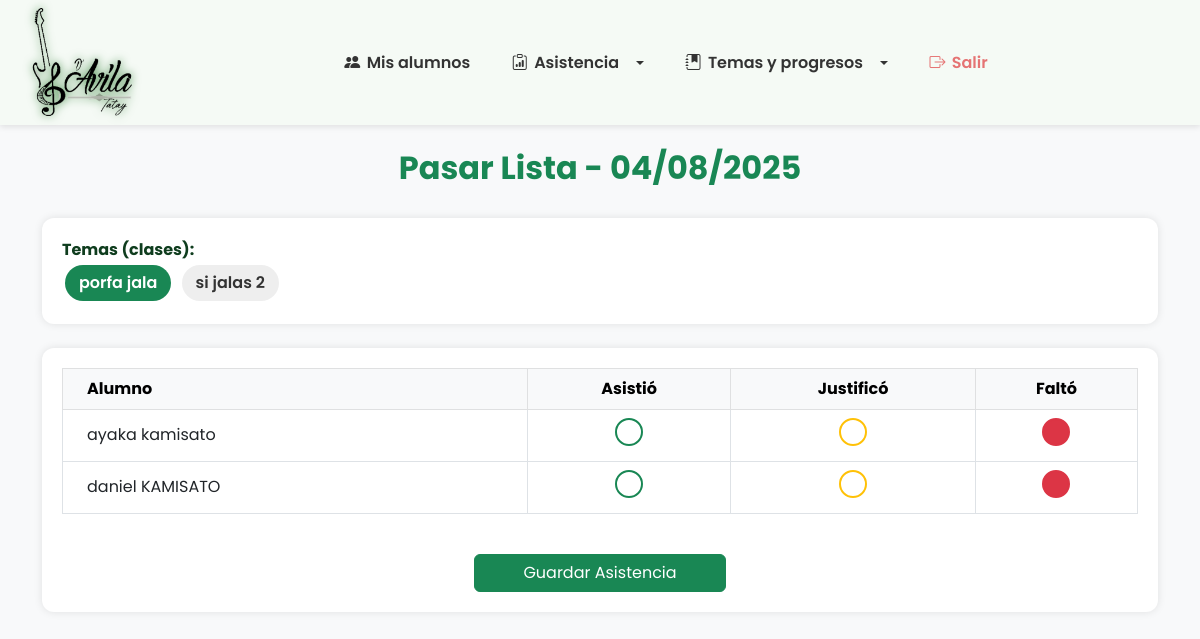
The app's page /pasar_lista.php?tema_id=1 with its own data.
### tables this page shows
CREATE TABLE `alumnos` (
  `curp` varchar(18) NOT NULL,
  `nombre` varchar(50) NOT NULL,
  `apellidos` varchar(100) NOT NULL,
  `nombre_tutor` varchar(100) DEFAULT NULL,
  `fecha_nacimiento` date NOT NULL,
  `telefono` varchar(15) DEFAULT NULL,
  `mensualidad` decimal(10,2) NOT NULL DEFAULT 0.00,
  `activo` tinyint(1) DEFAULT 1,
  `fecha_registro` timestamp NOT NULL DEFAULT current_timestamp(),
  PRIMARY KEY (`curp`)
);

### pasar_lista.php (the view, shortened to what this page needs)
<?php
require_once __DIR__ . '/includes/bd.php';
$result = $conexion->query("SELECT id, nombre FROM temas ORDER BY nombre");
$temas = [];
while ($row = $result->fetch_assoc()) {
    $temas[$row['id']] = $row['nombre'];
}
$temasConListaHoy = [];
$temaSeleccionado = isset($_GET['tema_id']) ? intval($_GET['tema_id']) : 0;
$alumnos = [];
if ($temaSeleccionado > 0) {
    $stmt = $conexion->prepare("
        SELECT a.curp, a.nombre, a.apellidos
        FROM alumnos_tema at
        INNER JOIN alumnos a ON at.curp = a.curp
        WHERE at.tema_id = ? AND a.activo = 1
        ORDER BY a.nombre, a.apellidos
    ");
    $stmt->bind_param("i", $temaSeleccionado);
    $stmt->execute();
    $res = $stmt->get_result();
    while ($fila = $res->fetch_assoc()) {
        $alumnos[$fila['curp']] = $fila;
    }
}
?>
<!DOCTYPE html>
<html lang="es">
<head>
    <link href="https://cdn.jsdelivr.net/npm/bootstrap@5.3.0/dist/css/bootstrap.min.css" rel="stylesheet" />
</head>
<body>
<?php include 'navbar.php'; ?>
<main class="container py-4">
    <h2>Pasar Lista - <?= date('d/m/Y') ?></h2>
    <div class="mb-4 section-box">
        <strong>Temas (clases):</strong><br>
        <?php foreach ($temas as $id => $nombre): ?>
            <a href="?tema_id=<?= $id ?>"
               class="tema-opcion <?= ($id === $temaSeleccionado ? 'activo' : '') ?> <?= in_array($id, $temasConListaHoy) ? 'lista-pasada' : '' ?>">
                <?= htmlspecialchars($nombre) ?> <?= in_array($id, $temasConListaHoy) ? '✅' : '' ?>
            </a>
        <?php endforeach; ?>
    </div>
    <?php if ($temaSeleccionado > 0): ?>
        <div class="section-box">
            <?php if (empty($alumnos)): ?>
                <div class="alert alert-info text-center">No hay alumnos activos asignados a este tema.</div>
            <?php else: ?>
                <form method="POST">
                    <div class="table-responsive">
                        <table class="table table-bordered align-middle text-center">
                            <thead class="table-light">
                                <tr>
                                    <th class="text-start ps-4">Alumno</th>
                                    <th>Asistió</th>
                                    <th>Justificó</th>
                                    <th>Faltó</th>
                                </tr>
                            </thead>
                            <tbody>
                                <?php foreach ($alumnos as $curp => $alumno):
                                    $estado = $asistenciaHoy[$curp] ?? 'falto'; ?>
                                    <tr>
                                        <td class="text-start ps-4"><?= htmlspecialchars($alumno['nombre'] . ' ' . $alumno['apellidos']) ?></td>
                                        <td class="status-radio status-asistio">
                                            <label for="a_<?= $curp ?>"></label>
                                        </td>
                                        <td class="status-radio status-justifico">
                                            <label for="j_<?= $curp ?>"></label>
                                        </td>
                                        <td class="status-radio status-falto">
                                            <label for="f_<?= $curp ?>"></label>
                                        </td>
                                    </tr>
                                <?php endforeach; ?>
                            </tbody>
                        </table>
                    </div>
                    <button type="submit" class="btn btn-success mt-4 px-5 d-block mx-auto">Guardar Asistencia</button>
                </form>
            <?php endif; ?>
        </div>
    <?php endif; ?>
</main>
</body>
</html>

### pasar_lista.php (style rules this page uses)
body { background: #f8f9fa; font-family: 'Segoe UI', Tahoma, Geneva, Verdana, sans-serif; color: #0f3d1e; }
h2 { text-align: center; margin-bottom: 30px; color: #198754; font-weight: bold; }
.section-box { background: white; border-radius: 12px; box-shadow: 0 0 8px rgba(0,0,0,0.1); padding: 20px; margin-bottom: 25px; }
.status-radio label { display: inline-block; width: 28px; height: 28px; border-radius: 50%; border: 2px solid #ccc; cursor: pointer; transition: 0.3s; }
.status-radio.status-asistio label { border-color: #198754; }
.status-radio.status-justifico label { border-color: #ffc107; }
.status-radio.status-falto label { border-color: #dc3545; }
.status-radio input[type="radio"]:checked + label { background: currentColor; border-color: currentColor; }
.status-radio.status-falto input:checked + label { color: #dc3545; }
.tema-opcion { margin: 3px; padding: 6px 14px; border-radius: 20px; background: #eee; display: inline-block; font-weight: 600; cursor: pointer; text-decoration: none; color: #333; transition: background 0.3s, color 0.3s; }
.tema-opcion.activo { background: #198754; color: white; }

### navbar.php (style rules this page uses)
body { font-family: 'Poppins', sans-serif; }

### records on screen
alumnos: nombre+apellidos "ayaka kamisato"
alumnos: nombre+apellidos "daniel KAMISATO"

### other values on screen
$nombre "porfa jala"
$nombre "si jalas 2"
